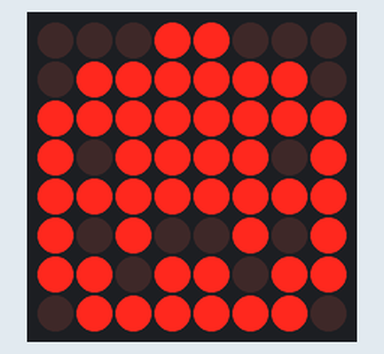
Recording of a program running on a simulated ESP32 board running MicroPython. Shown: 8×8 LED matrix. What the program prints to the serial console is not drawn. At 12.0 s the program stops and its outputs stay as they are.

Above: at 0.1 s.
At 1.1 s:
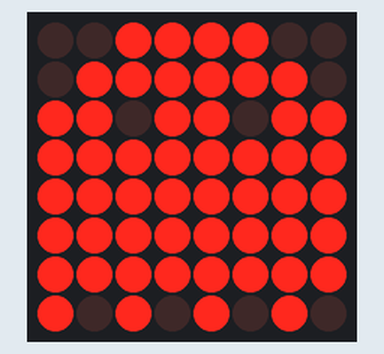

The program:

calabaza_leds.py
```python
# Chip 3 · MAX7219: la calabaza de LEDs (matriz de 8 × 8).
# Protocolo SPI: reloj (18), datos (23) y un pin de "te hablo a ti" llamado CS (5).
import time
from machine import Pin, SPI

REG_DECODIFICAR = 0x09  # 0 = dibujamos punto por punto, sin números automáticos
REG_BRILLO = 0x0A       # de 0 (tenue) a 15 (máximo)
REG_FILAS = 0x0B        # cuántas filas usar: 7 = las 8 (de 0 a 7)
REG_ENCENDIDO = 0x0C    # 1 = encendido
REG_PRUEBA = 0x0F       # 1 = enciende todo para probar

CALABAZA = [
    0b00011000,
    0b01111110,
    0b11111111,
    0b10111101,
    0b11111111,
    0b10100101,
    0b11011011,
    0b01111110,
]

FANTASMA = [
    0b00111100,
    0b01111110,
    0b11011011,
    0b11111111,
    0b11111111,
    0b11111111,
    0b11111111,
    0b10101010,
]


def preparar_spi():
    spi = SPI(2, baudrate=1000000, sck=Pin(18), mosi=Pin(23))
    cs = Pin(5, Pin.OUT, value=1)  # CS en 1 = "no te estoy hablando"
    return spi, cs


def escribir(spi, cs, registro, valor):
    cs.value(0)                       # 1. levantar la mano: "te hablo a ti"
    spi.write(bytes([registro, valor]))  # 2. enviar dirección del registro y valor
    cs.value(1)                       # 3. bajar la mano: el chip guarda el dato


def iniciar(spi, cs):
    escribir(spi, cs, REG_PRUEBA, 0)
    escribir(spi, cs, REG_FILAS, 7)
    escribir(spi, cs, REG_DECODIFICAR, 0)
    escribir(spi, cs, REG_BRILLO, 3)
    escribir(spi, cs, REG_ENCENDIDO, 1)


def dibujar(spi, cs, filas):
    for numero in range(8):
        escribir(spi, cs, numero + 1, filas[numero])  # las filas son los registros 1 a 8


def main():
    spi, cs = preparar_spi()
    iniciar(spi, cs)
    for vez in range(6):
        dibujar(spi, cs, CALABAZA)  # breakpoint aquí
        time.sleep(1)
        dibujar(spi, cs, FANTASMA)
        time.sleep(1)
    print("Fin del espectáculo")


if __name__ == "__main__":
    main()
```

Measured:
- what the display in image 1 shows lasts 1.0 s, from 1.0 s to 2.0 s
